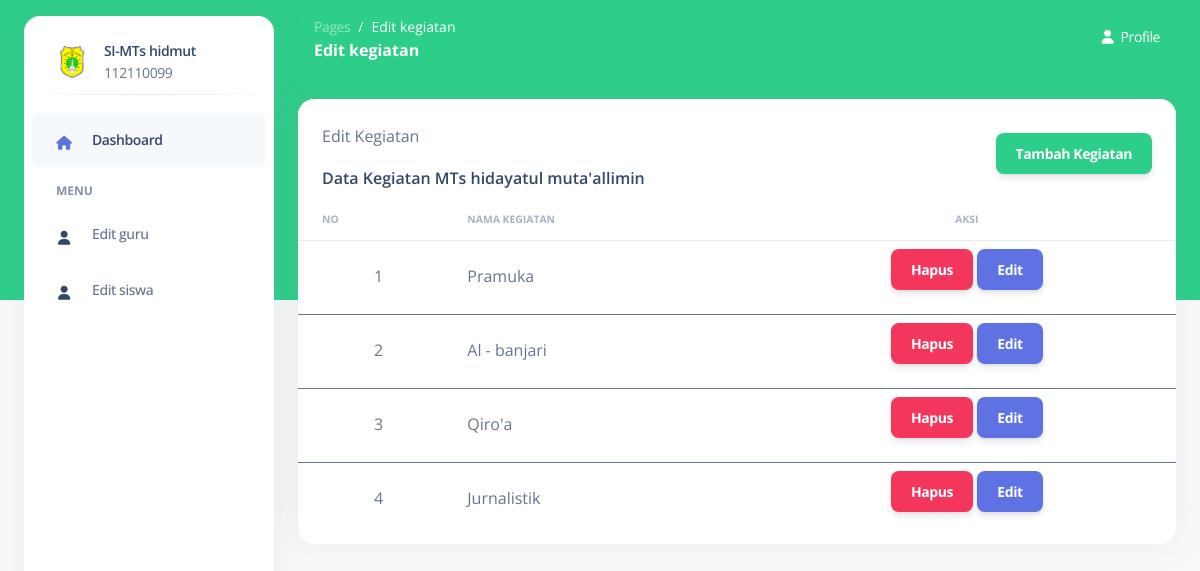
Screenshot of /edit-kegiatan.php (signed in) with the database file from the repository.
### tables this page shows
CREATE TABLE `kegiatan` (
  `ID_KEGIATAN` int(11) NOT NULL,
  `NAMA_KEGIATAN` varchar(50) NOT NULL
);

### edit-kegiatan.php (the view, shortened to what this page needs)
<?php
include_once ('koneksi.php');
?>
<!DOCTYPE html>
<html lang="en">
<head>
    <link href="public/front-end/assets/css/nucleo-icons.css" rel="stylesheet" />
    <link href="public/front-end/assets/css/nucleo-svg.css" rel="stylesheet" />
    <link href="public/front-end/assets/css/nucleo-svg.css" rel="stylesheet" />
    <link id="pagestyle" href="public/front-end/assets/css/argon-dashboard.css?v=2.0.4" rel="stylesheet" />
</head>
<body class="g-sidenav-show   bg-gray-100">
    <aside
        class="sidenav bg-white navbar navbar-vertical navbar-expand-xs border-0 border-radius-xl my-3 fixed-start ms-4 "
        id="sidenav-main">
        <div class="sidenav-header">
            <a class="navbar-brand m-0">
                <div class="d-flex align-items-center">
                    <img src="public/front-end/assets/img/logomts.svg" class="navbar-brand-img h-100" alt="main_logo">
                    <div class="ms-3">
                        <span class="font-weight-bold d-block">SI-MTs hidmut</span>
                        <span class="text-muted">112110099</span>
                    </div>
                </div>
            </a>
        </div>
        <hr class="horizontal dark mt-0">
        <div class="collapse navbar-collapse w-auto" id="sidenav-collapse-main">
            <ul class="navbar-nav">
                <li class="nav-item">
                    <a class="nav-link active " href="dashboard-admin.php">
                        <div
                            class="icon icon-shape icon-sm border-radius-md text-center me-2 d-flex align-items-center justify-content-center">
                            <i class="fas fa-home text-primary text-sm opacity-10"></i>
                        </div>
                        <span class="nav-link-text ms-1">Dashboard</span>
                    </a>
                </li>
                <li class="nav-item mt-3">
                    <h6 class="ps-4 ms-2 text-uppercase text-xs font-weight-bolder opacity-6">Menu</h6>
                </li>
                <li class="nav-item">
                    <a class="nav-link " href="edit-guru.php">
                        <div
                            class="icon icon-shape icon-sm border-radius-md text-center me-2 d-flex align-items-center justify-content-center">
                            <i class="fas fa-user text-dark text-sm opacity-10"></i>
                        </div>
                        <span class="nav-link-text ms-1">Edit guru</span>
                    </a>
                </li>
                <li class="nav-item">
                    <a class="nav-link " href="edit-siswa.php">
                        <div
                            class="icon icon-shape icon-sm border-radius-md text-center me-2 d-flex align-items-center justify-content-center">
                            <i class="fas fa-user text-dark text-sm opacity-10"></i>
                        </div>
                        <span class="nav-link-text ms-1">Edit siswa</span>
                    </a>
                </li>
            </ul>
        </div>
    </aside>
    <main class="main-content position-relative border-radius-lg ">
        <nav class="navbar navbar-main navbar-expand-lg px-0 mx-4 shadow-none border-radius-xl " id="navbarBlur"
            data-scroll="false">
            <div class="container-fluid py-1 px-3">
                <nav aria-label="breadcrumb">
                    <ol class="breadcrumb bg-transparent mb-0 pb-0 pt-1 px-0 me-sm-6 me-5">
                        <li class="breadcrumb-item text-sm"><a class="opacity-5 text-white"
                                href="javascript:;">Pages</a></li>
                        <li class="breadcrumb-item text-sm text-white active" aria-current="page">Edit kegiatan</li>
                    </ol>
                    <h6 class="font-weight-bolder text-white mb-0">Edit kegiatan</h6>
                </nav>
                <li class="nav-item dropdown pe-0 d-flex ">
                    <a href="javascript:;" class="nav-link text-white p-0" id="dropdownMenuButton"
                        data-bs-toggle="dropdown" aria-expanded="false">
                        <i class="fa fa-user me-sm-1"></i>
                        <span class="d-sm-inline d-none text-white">Profile</span>
                    </a>
                </li>
            </div>
        </nav>
        <?php
        $query = "SELECT * FROM kegiatan";
        $result = mysqli_query($koneksi, $query);
        if ($result) {
            ?>
            <div class="container-fluid py-4">
                <div class="row">
                    <div class="col-12">
                        <div class="card mb-4">
                            <div class="card-header pb-0">
                                <div class="row align-items-center">
                                    <div class="col">
                                        <p>Edit Kegiatan</p>
                                        <h6>Data Kegiatan MTs hidayatul muta'allimin</h6>
                                    </div>
                                    <div class="col-12 col-md-auto mt-3 mt-md-0">
                                        <button class="btn btn-success" data-bs-toggle="modal"
                                            data-bs-target="#addModal">Tambah Kegiatan</button>
                                    </div>
                                </div>
                            </div>
                            <div class="card-body px-0 pt-0 pb-2">
                                <div class="table-responsive p-0">
                                    <table class="table align-items-center mb-0">
                                        <thead>
                                            <tr>
                                                <th
                                                    class="text-uppercase text-secondary text-xxs font-weight-bolder opacity-7">
                                                    No</th>
                                                <th
                                                    class="text-uppercase text-secondary text-xxs font-weight-bolder opacity-7 ps-2">
                                                    Nama Kegiatan</th>
                                                <th
                                                    class="text-center text-uppercase text-secondary text-xxs font-weight-bolder opacity-7">
                                                    Aksi</th>
                                            </tr>
                                        </thead>
                                        <?php
                                        $no = 1;
                                        while ($row = mysqli_fetch_assoc($result)) {
                                            ?>
                                            <tbody>
                                                <tr>
                                                    <td class="text-center"><?php echo $no++; ?></td>
                                                    <td class="ps-2"><?php echo $row['NAMA_KEGIATAN']; ?></td>
                                                    <td class="text-center">
                                                        <button class="btn btn-danger" data-bs-toggle="modal"
                                                            data-bs-target="#deleteModal<?php echo $row['ID_KEGIATAN']; ?>">Hapus</button>
                                                        <button class="btn btn-primary" data-bs-toggle="modal"
                                                            data-bs-target="#editModal<?= $row['ID_KEGIATAN']; ?>">Edit</button>
                                                    </td>
                                                    <?php
                                        }
                                        ?>
                                        </tbody>
                                    </table>
                                </div>
                            </div>
                            <?php
        } else {
            echo "Error: " . mysqli_error($koneksi);
        }
        ?>
    </main>
</body>
</html>

### public/front-end/assets/css/nucleo-svg.css (style rules this page uses)
.icon { display: inline-block; color: #111111; height: 1em; width: 1em; }
.icon-sm { height: 0.8em; width: 0.8em; }
.icon { fill: currentColor; stroke: none; }

### rows the page displays
kegiatan: NAMA_KEGIATAN "Pramuka"
kegiatan: NAMA_KEGIATAN "Al - banjari"
kegiatan: NAMA_KEGIATAN "Qiro'a"
kegiatan: NAMA_KEGIATAN "Jurnalistik"
